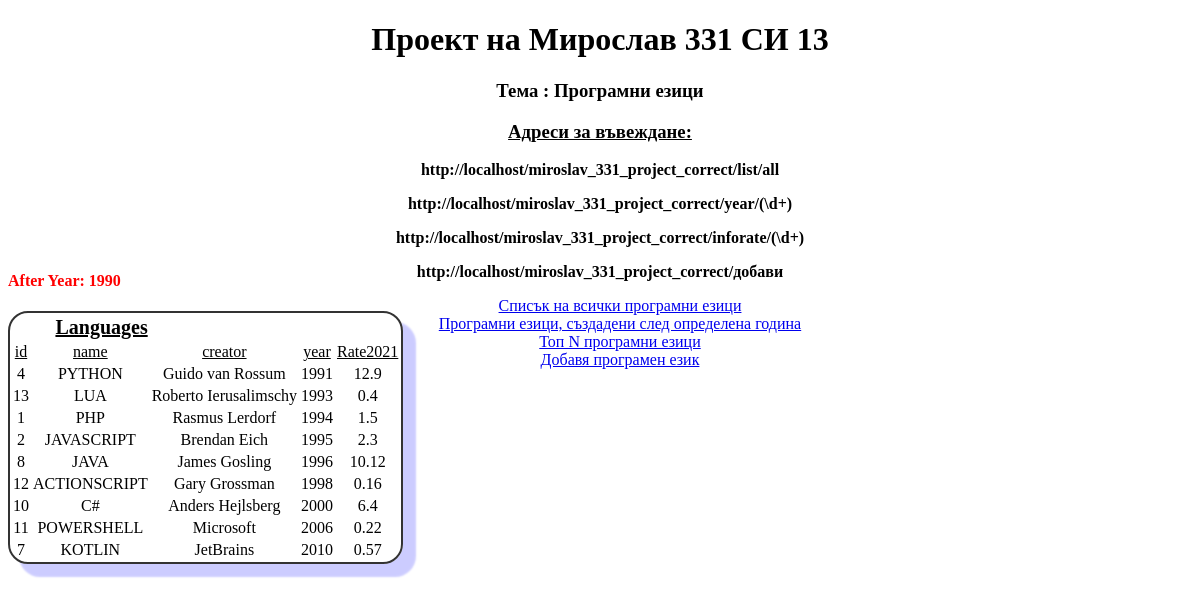
The page /miroslav_331_project_correct/year/1990 on the database its author committed.
### tables this page shows
CREATE TABLE `prog_language` (
  `id` int(11) NOT NULL,
  `language` varchar(50) NOT NULL,
  `creator` varchar(50) NOT NULL,
  `dateCreated` year(4) NOT NULL,
  `Rate2021` double NOT NULL
);

### configs/routes.php (called while the page is built)
<?php
return array(
    "miroslav_331_project_correct/list/all"=>"language/listAll",
    "miroslav_331_project_correct/year/(\d+)"=>"language/year/$1",
    "miroslav_331_project_correct/inforate/(\d+)"=>"language/infoRate/$1",
    "miroslav_331_project_correct/добави"=>"language/add",
);
?>

### controllers/LanguageController.php (called while the page is built, shortened)
<?php
require_once(PATH."\\models\\prog_language.php");
class LanguageController{
    public static function actionYear($param){
       $languages= ProgLanguage::getAllLanguagesAfterYear($param);
       require_once(PATH."\\views\\show_prog_lang_after_year.php");
    }
}
?>

### models/prog_language.php (called while the page is built, shortened)
<?php
class ProgLanguage{
    public static function getAllLanguagesAfterYear($year){
        $connect = DataBase::connectDataBase();
        $query = "SELECT * FROM prog_language WHERE dateCreated>:year ORDER BY dateCreated ASC";
        $statement = $connect->prepare($query);
        $statement->execute([":year"=>$year]);
        $result = $statement->fetchAll(PDO::FETCH_ASSOC);
        return $result;
    }
}
?>

### views/show_prog_lang_after_year.php (the view)
<?php require_once(PATH.'\\views\\head.php') ?>
<h4>After Year: <?=$param?></h4>
        <?php foreach($languages as $el):?>
            <tr>
                <td><?=$el['id']?></td>
                <td><?=$el['language']?></td>
                <td><?=$el['creator']?></td>
                <td><?=$el['dateCreated']?></td>
                <td><?=$el['Rate2021']?></td>
            </tr>
            <?php endforeach;?>
<?php require_once(PATH.'\\views\\foot.php') ?>

### components/router.php (shortened to what this page needs)
<?php
class Router{
    private $routes;
    public function __construct(){
        $this->routes = require_once(PATH.'\\configs\\routes.php');
        foreach($this->routes as $idx=>$el){
            echo "<b><p>".self::myUri.$idx."</p></b>";
        }
        echo "<ul>
          <li><a href='/miroslav_331_project_correct/list/all'>Списък на всички програмни езици</a></li>
          <li><a href='/miroslav_331_project_correct/year/1990'>Програмни езици, създадени след определена година</a></li>
          <li><a href='/miroslav_331_project_correct/inforate/5'>Топ N програмни езици</a></li>
          <li><a href='/miroslav_331_project_correct/добави'>Добавя програмен език</a></li>
        </ul>";
    }
    private function getUri(){
        $uri = $_SERVER ['REQUEST_URI'];
        $uri = trim($uri,'/');
        return urldecode($uri);
        }
    public  function run(){
        $uri = $this->getUri();
        foreach($this->routes as $pattern=>$template){
            if(preg_match("~$pattern~",$uri)){
                $newRoute = preg_replace("~$pattern~",$template,$uri);
                $newRouteParts = explode('/',$newRoute);
                if(count($newRouteParts)==3){
                    $controllerName = ucfirst(array_shift($newRouteParts))."Controller";
                    $actionName = "action".ucfirst(array_shift($newRouteParts));
                    $param = $newRouteParts[0];
                    if($actionName==='actionYear'){
                        if(intval($param)){
                            $param =intval($param);
                            if($param>1900 && $param<2155){
                                $controllerObj = new $controllerName();
                                $controllerObj->$actionName($param);
                            }else{
                                echo "<h1>Не валидна дата $param </h1>";
                                echo "<p><u>Датата трябва да бъде <b>>1900 и <2155</b></u></p>";
                            }
                        }
                    }else if ($actionName==='actionInfoRate'){
                        if(intval($param)){
                            $param =intval($param);
                                require_once(PATH.'\\controllers\\'.$controllerName.'.php');
                                $controllerObj = new $controllerName();
                                $controllerObj->$actionName($param);
                        }
                    }
                }else if(count($newRouteParts)==2){
                    $controllerName = ucfirst(array_shift($newRouteParts))."Controller";
                    $actionName = "action".ucfirst(array_shift($newRouteParts));
                    require_once(PATH.'\\controllers\\'.$controllerName.'.php');
                    $controllerObj = new $controllerName();
                    $controllerObj->$actionName();
                }
                break;
            }
        }
    }
}
?>

### rows shown on the page
prog_language: id "4", language "PYTHON", creator "Guido van Rossum", dateCreated "1991", Rate2021 "12.9"
prog_language: id "13", language "LUA", creator "Roberto Ierusalimschy", dateCreated "1993", Rate2021 "0.4"
prog_language: id "1", language "PHP", creator "Rasmus Lerdorf", dateCreated "1994", Rate2021 "1.5"
prog_language: id "2", language "JAVASCRIPT", creator "Brendan Eich", dateCreated "1995", Rate2021 "2.3"
prog_language: id "8", language "JAVA", creator "James Gosling", dateCreated "1996", Rate2021 "10.12"
prog_language: id "12", language "ACTIONSCRIPT", creator "Gary Grossman", dateCreated "1998", Rate2021 "0.16"
prog_language: id "10", language "C#", creator "Anders Hejlsberg", dateCreated "2000", Rate2021 "6.4"
prog_language: id "11", language "POWERSHELL", creator "Microsoft", dateCreated "2006", Rate2021 "0.22"
prog_language: id "7", language "KOTLIN", creator "JetBrains", dateCreated "2010", Rate2021 "0.57"

### other values the page prints
$idx "miroslav_331_project_correct/list/all"
$idx "miroslav_331_project_correct/year/(\\d+)"
$idx "miroslav_331_project_correct/inforate/(\\d+)"
$idx "miroslav_331_project_correct/добави"
